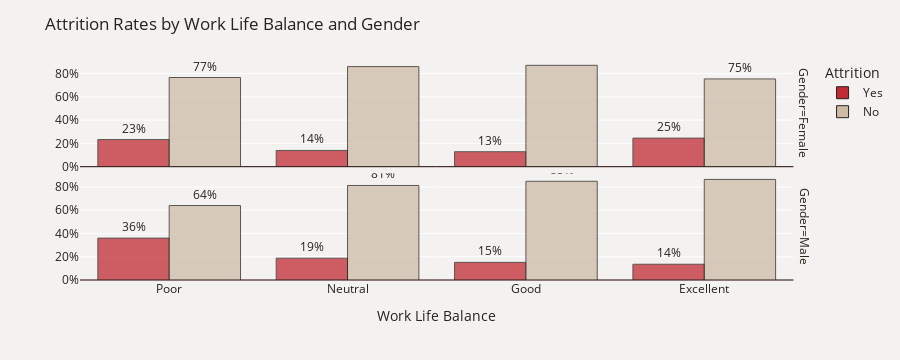

Notebook cell for this chart:
### Code cell
plot_df = df.groupby(['WorkLifeBalance','Gender'])['Attrition'].value_counts(normalize=True)
plot_df = plot_df.mul(100).rename('Percent').reset_index()
fig = px.bar(plot_df, x='WorkLifeBalance', y='Percent', color='Attrition',
             facet_row='Gender', text='Percent', opacity=0.75, barmode='group', 
             category_orders={'Attrition': ['Yes', 'No']},
             color_discrete_map={'Yes': '#C02B34','No': '#CDBBA7'})
fig.update_traces(texttemplate='%{text:.2s}%', textposition='outside', 
                  marker_line=dict(width=1, color='#28221D'))
fig.update_yaxes(title="",zeroline=True, zerolinewidth=1, zerolinecolor='#1F0202',ticksuffix = '%')
fig.update_layout(title_text='Attrition Rates by Work Life Balance and Gender',height=750,font_color='#28221D',
                  xaxis_title='Work Life Balance', paper_bgcolor='#F4F2F0', plot_bgcolor='#F4F2F0', 
                  xaxis = dict(tickmode = 'array', tickvals = [1, 2, 3, 4],
                               ticktext = ['Poor', 'Neutral', 'Good', 'Excellent']))
fig.show()

### Figure 1 — Plotly figure (JSON) as saved in the notebook; plotly's stock layout.template omitted (floating-point values rounded to 4 significant figures)
{"data": [{"alignmentgroup": "True", "hovertemplate": "Attrition=Yes<br>Gender=Female<br>WorkLifeBalance=%{x}<br>Percent=%{text}<extra></extra>", "legendgroup": "Yes", "marker": {"color": "#C02B34", "line": {"color": "#28221D", "width": 1}, "opacity": 0.75, "pattern": {"shape": ""}}, "name": "Yes", "offsetgroup": "Yes", "orientation": "v", "showlegend": true, "text": [23.33, 13.97, 12.88, 24.56], "textposition": "outside", "texttemplate": "%{text:.2s}%", "type": "bar", "x": [1, 2, 3, 4], "xaxis": "x2", "y": [23.33, 13.97, 12.88, 24.56], "yaxis": "y2"}, {"alignmentgroup": "True", "hovertemplate": "Attrition=Yes<br>Gender=Male<br>WorkLifeBalance=%{x}<br>Percent=%{text}<extra></extra>", "legendgroup": "Yes", "marker": {"color": "#C02B34", "line": {"color": "#28221D", "width": 1}, "opacity": 0.75, "pattern": {"shape": ""}}, "name": "Yes", "offsetgroup": "Yes", "orientation": "v", "showlegend": false, "text": [36, 18.75, 15.15, 13.54], "textposition": "outside", "texttemplate": "%{text:.2s}%", "type": "bar", "x": [1, 2, 3, 4], "xaxis": "x", "y": [36, 18.75, 15.15, 13.54], "yaxis": "y"}, {"alignmentgroup": "True", "hovertemplate": "Attrition=No<br>Gender=Female<br>WorkLifeBalance=%{x}<br>Percent=%{text}<extra></extra>", "legendgroup": "No", "marker": {"color": "#CDBBA7", "line": {"color": "#28221D", "width": 1}, "opacity": 0.75, "pattern": {"shape": ""}}, "name": "No", "offsetgroup": "No", "orientation": "v", "showlegend": true, "text": [76.67, 86.03, 87.12, 75.44], "textposition": "outside", "texttemplate": "%{text:.2s}%", "type": "bar", "x": [1, 2, 3, 4], "xaxis": "x2", "y": [76.67, 86.03, 87.12, 75.44], "yaxis": "y2"}, {"alignmentgroup": "True", "hovertemplate": "Attrition=No<br>Gender=Male<br>WorkLifeBalance=%{x}<br>Percent=%{text}<extra></extra>", "legendgroup": "No", "marker": {"color": "#CDBBA7", "line": {"color": "#28221D", "width": 1}, "opacity": 0.75, "pattern": {"shape": ""}}, "name": "No", "offsetgroup": "No", "orientation": "v", "showlegend": false, "text": [64, 81.25, 84.85, 86.46], "textposition": "outside", "texttemplate": "%{text:.2s}%", "type": "bar", "x": [1, 2, 3, 4], "xaxis": "x", "y": [64, 81.25, 84.85, 86.46], "yaxis": "y"}], "layout": {"annotations": [{"font": {}, "showarrow": false, "text": "Gender=Male", "textangle": 90, "x": 0.98, "xanchor": "left", "xref": "paper", "y": 0.2425, "yanchor": "middle", "yref": "paper"}, {"font": {}, "showarrow": false, "text": "Gender=Female", "textangle": 90, "x": 0.98, "xanchor": "left", "xref": "paper", "y": 0.7575, "yanchor": "middle", "yref": "paper"}], "autosize": true, "barmode": "group", "font": {"color": "#28221D"}, "height": 360, "legend": {"title": {"text": "Attrition"}, "tracegroupgap": 0}, "margin": {"t": 60}, "paper_bgcolor": "#F4F2F0", "plot_bgcolor": "#F4F2F0", "title": {"text": "Attrition Rates by Work Life Balance and Gender"}, "xaxis": {"anchor": "y", "autorange": true, "domain": [0, 0.98], "range": [0.5, 4.5], "tickmode": "array", "ticktext": ["Poor", "Neutral", "Good", "Excellent"], "tickvals": [1, 2, 3, 4], "title": {"text": "Work Life Balance"}, "type": "linear"}, "xaxis2": {"anchor": "y2", "autorange": true, "domain": [0, 0.98], "matches": "x", "range": [0.5, 4.5], "showticklabels": false, "type": "linear"}, "yaxis": {"anchor": "x", "autorange": true, "domain": [0, 0.485], "range": [0, 91.71], "ticksuffix": "%", "title": {"text": ""}, "type": "linear", "zeroline": true, "zerolinecolor": "#1F0202", "zerolinewidth": 1}, "yaxis2": {"anchor": "x2", "autorange": true, "domain": [0.515, 1], "matches": "y", "range": [0, 91.71], "ticksuffix": "%", "title": {"text": ""}, "type": "linear", "zeroline": true, "zerolinecolor": "#1F0202", "zerolinewidth": 1}}}
